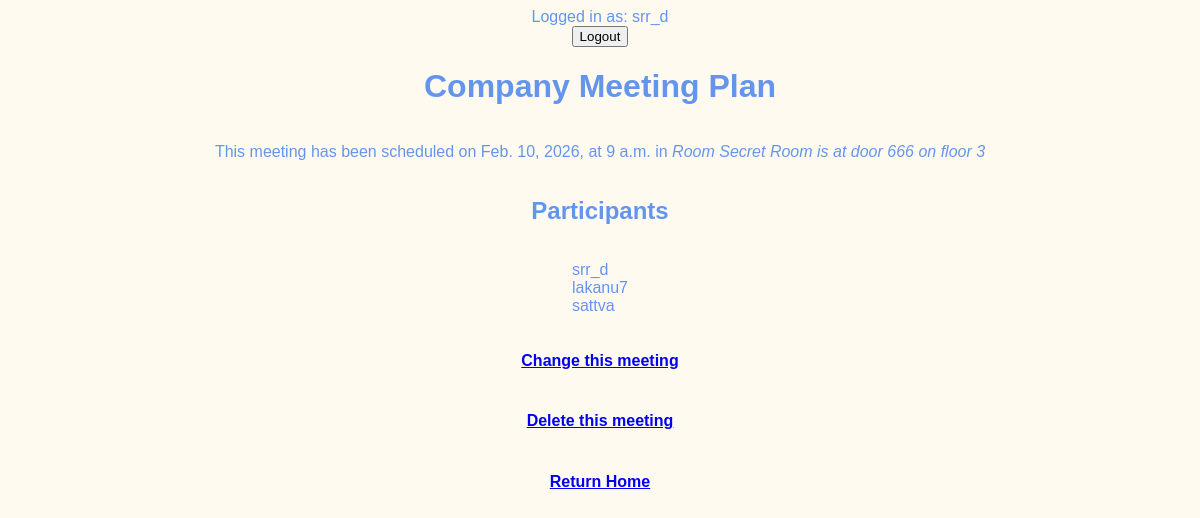
The app's page /meetings/3 (signed in) with its own data.
### meetings/models.py (models this page shows, shortened)
class Meeting(models.Model):
    title = models.CharField(max_length=200)
    date = models.DateField()
    start_time = models.TimeField(default=time(9))
    duration = models.IntegerField(default=1)
    room = models.ForeignKey(Room, on_delete=models.CASCADE) #Creates a ForeignKey relation from the Meeting class to the Room Class. This field will hold the ID of the room object that this meeting references. If this room is deleted, then all meetings for that room will also be deleted.
    participants = models.ManyToManyField(get_user_model())

class Room(models.Model):
    name = models.CharField(max_length=50)
    floor = models.IntegerField()
    room_number = models.IntegerField()
    def __str__(self):
        return f"Room {self.name} is at door {self.room_number} on floor {self.floor}"

### meetings/views.py (the view)
# urls.py: path('<int:id>', views.detail, name="detail"),
@login_required
def detail(request, id):
    meeting = get_object_or_404(Meeting, pk=id)
    return render(request, "meetings/detail.html", {"meeting": meeting})

### templates/meetings/detail.html (shortened to what this page needs)
{% extends "base.html" %}
{% block content %}
    <h1>{{meeting.title}}</h1>
    <p>
        This meeting has been scheduled on {{meeting.date}}, at {{meeting.start_time}}
        in <em>{{meeting.room}}</em>
    </p>
    <h2>Participants</h2>
    <ul>
        {% for participant in meeting.participants.all %}
        <li>{{participant.username}}</li>
        {% endfor %}
    </ul>
    <h4><a href="{% url 'edit' meeting.id %}">Change this meeting</a></h4>
    <h4><a href="{% url 'delete' meeting.id %}">Delete this meeting</a></h4>
    <h4><a href="{% url 'welcome' %}">Return Home</a></h4>
{% endblock %}

### templates/base.html (shortened to what this page needs)
{% load static %}
<!DOCTYPE html>
<html lang="en">
<head>
    <link rel="stylesheet" href="{% static 'website/style.css' %}">
</head>
<body>
    {% if user.is_authenticated %}
        Logged in as: {{ user.get_username }}
    <form method="post" action="{% url 'logout' %}" >
        <button type="submit">Logout</button>
    </form>
    {% else %}
    <a href="{% url 'login' %}">Login</a>
    {% endif %}
    {% block content %}
    {% endblock %}
</body>
</html>

### website/static/website/style.css (style rules this page uses)
body { font-family: sans-serif; color: cornflowerblue; background-color: floralwhite; display: flex; flex-direction: column; align-items: center; }
ul { list-style: none; padding: 0; }

### records on screen
Meeting: title "Company Meeting Plan", date "Feb. 10, 2026", start_time "9 a.m.", room "Room Secret Room is at door 666 on floor 3"

### other values on screen
{{ user.get_username }} "srr_d"
{{ participant.username }} "srr_d"
{{ participant.username }} "lakanu7"
{{ participant.username }} "sattva"
